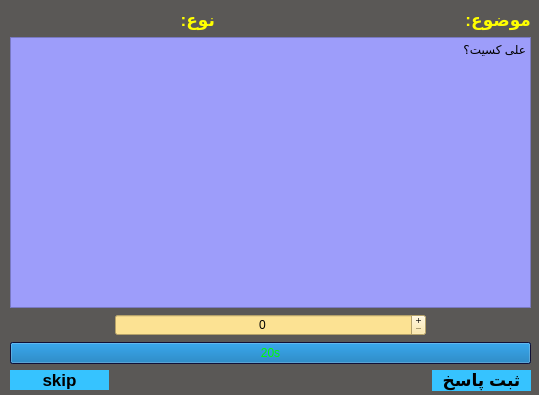
<?xml version="1.0" encoding="UTF-8"?>
<ui version="4.0">
 <class>numberQuestion</class>
 <widget class="QDialog" name="numberQuestion">
  <property name="geometry">
   <rect>
    <x>0</x>
    <y>0</y>
    <width>539</width>
    <height>395</height>
   </rect>
  </property>
  <property name="windowTitle">
   <string>Dialog</string>
  </property>
  <property name="styleSheet">
   <string notr="true">background-color:#5A5856;
</string>
  </property>
  <widget class="QWidget" name="gridLayoutWidget_2">
   <property name="geometry">
    <rect>
     <x>10</x>
     <y>10</y>
     <width>521</width>
     <height>381</height>
    </rect>
   </property>
   <layout class="QGridLayout" name="gridLayout_2">
    <item row="0" column="3">
     <widget class="QLabel" name="category">
      <property name="styleSheet">
       <string notr="true">color: #29FF43;font-weight: 900;font-size: 17px;</string>
      </property>
      <property name="text">
       <string/>
      </property>
      <property name="alignment">
       <set>Qt::AlignRight|Qt::AlignTrailing|Qt::AlignVCenter</set>
      </property>
     </widget>
    </item>
    <item row="6" column="4">
     <widget class="QPushButton" name="verifybot">
      <property name="styleSheet">
       <string notr="true">background-color: #36C3FF ; 
 font-weight: 1000; 
 font-size: 17px; 
 border: none; </string>
      </property>
      <property name="text">
       <string>ثبت پاسخ</string>
      </property>
     </widget>
    </item>
    <item row="6" column="0">
     <widget class="QPushButton" name="skipbot">
      <property name="styleSheet">
       <string notr="true">background-color: #36C3FF ; 
 font-weight: 1000; 
 font-size: 17px; 
 border: none; </string>
      </property>
      <property name="text">
       <string>skip</string>
      </property>
     </widget>
    </item>
    <item row="0" column="4">
     <widget class="QLabel" name="cat_text">
      <property name="styleSheet">
       <string notr="true">color: yellow;font-weight: 900;font-size: 17px;</string>
      </property>
      <property name="text">
       <string>موضوع:</string>
      </property>
     </widget>
    </item>
    <item row="5" column="0" colspan="5">
     <widget class="QProgressBar" name="progressBar">
      <property name="styleSheet">
       <string notr="true">background-color: rgb(22, 23, 75);
color: rgb(0, 255, 0);</string>
      </property>
      <property name="maximum">
       <number>20</number>
      </property>
      <property name="value">
       <number>20</number>
      </property>
      <property name="invertedAppearance">
       <bool>false</bool>
      </property>
      <property name="format">
       <string>%vs</string>
      </property>
     </widget>
    </item>
    <item row="0" column="0">
     <widget class="QLabel" name="type1_label">
      <property name="styleSheet">
       <string notr="true">color: #29FF43;font-weight: 900;font-size: 17px;</string>
      </property>
      <property name="text">
       <string/>
      </property>
     </widget>
    </item>
    <item row="0" column="1">
     <widget class="QLabel" name="typetxt">
      <property name="styleSheet">
       <string notr="true">color: yellow;font-weight: 900;font-size: 17px;</string>
      </property>
      <property name="text">
       <string>نوع:</string>
      </property>
     </widget>
    </item>
    <item row="3" column="1" colspan="3">
     <widget class="QSpinBox" name="spinBox">
      <property name="styleSheet">
       <string notr="true">font: 24pt &quot;Segoe UI&quot;;
color: rgb(0, 0, 0);
background-color: #FCE293 ;

</string>
      </property>
      <property name="alignment">
       <set>Qt::AlignCenter</set>
      </property>
      <property name="readOnly">
       <bool>false</bool>
      </property>
      <property name="buttonSymbols">
       <enum>QAbstractSpinBox::PlusMinus</enum>
      </property>
      <property name="correctionMode">
       <enum>QAbstractSpinBox::CorrectToPreviousValue</enum>
      </property>
      <property name="maximum">
       <number>9999</number>
      </property>
      <property name="stepType">
       <enum>QAbstractSpinBox::DefaultStepType</enum>
      </property>
      <property name="displayIntegerBase">
       <number>10</number>
      </property>
     </widget>
    </item>
    <item row="1" column="0" colspan="5">
     <widget class="QTextBrowser" name="quesText">
      <property name="styleSheet">
       <string notr="true">background-color: #9D9DFA ;</string>
      </property>
      <property name="html">
       <string>&lt;!DOCTYPE HTML PUBLIC &quot;-//W3C//DTD HTML 4.0//EN&quot; &quot;http://www.w3.org/TR/REC-html40/strict.dtd&quot;&gt;
&lt;html&gt;&lt;head&gt;&lt;meta name=&quot;qrichtext&quot; content=&quot;1&quot; /&gt;&lt;meta charset=&quot;utf-8&quot; /&gt;&lt;style type=&quot;text/css&quot;&gt;
p, li { white-space: pre-wrap; }
hr { height: 1px; border-width: 0; }
li.unchecked::marker { content: &quot;\2610&quot;; }
li.checked::marker { content: &quot;\2612&quot;; }
&lt;/style&gt;&lt;/head&gt;&lt;body style=&quot; font-family:'Segoe UI'; font-size:9pt; font-weight:400; font-style:normal;&quot;&gt;
&lt;p align=&quot;right&quot; style=&quot; margin-top:0px; margin-bottom:0px; margin-left:0px; margin-right:0px; -qt-block-indent:0; text-indent:0px;&quot;&gt;علی کسیت؟&lt;/p&gt;&lt;/body&gt;&lt;/html&gt;</string>
      </property>
     </widget>
    </item>
   </layout>
  </widget>
 </widget>
 <resources/>
 <connections/>
</ui>
